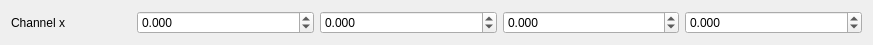
<?xml version="1.0" encoding="UTF-8"?>
<ui version="4.0">
 <class>ui_motor_mixer_channel</class>
 <widget class="QWidget" name="ui_motor_mixer_channel">
  <property name="geometry">
   <rect>
    <x>0</x>
    <y>0</y>
    <width>873</width>
    <height>45</height>
   </rect>
  </property>
  <property name="windowTitle">
   <string>Form</string>
  </property>
  <layout class="QHBoxLayout" name="horizontalLayout">
   <item>
    <widget class="QLabel" name="label">
     <property name="minimumSize">
      <size>
       <width>120</width>
       <height>0</height>
      </size>
     </property>
     <property name="maximumSize">
      <size>
       <width>120</width>
       <height>16777215</height>
      </size>
     </property>
     <property name="text">
      <string>Channel x</string>
     </property>
    </widget>
   </item>
   <item>
    <widget class="QDoubleSpinBox" name="rollSpinBox">
     <property name="decimals">
      <number>3</number>
     </property>
     <property name="minimum">
      <double>-1.000000000000000</double>
     </property>
     <property name="maximum">
      <double>1.000000000000000</double>
     </property>
     <property name="singleStep">
      <double>0.100000000000000</double>
     </property>
    </widget>
   </item>
   <item>
    <widget class="QDoubleSpinBox" name="pitchSpinBox">
     <property name="decimals">
      <number>3</number>
     </property>
     <property name="minimum">
      <double>-1.000000000000000</double>
     </property>
     <property name="maximum">
      <double>1.000000000000000</double>
     </property>
     <property name="singleStep">
      <double>0.100000000000000</double>
     </property>
    </widget>
   </item>
   <item>
    <widget class="QDoubleSpinBox" name="yawSpinBox">
     <property name="decimals">
      <number>3</number>
     </property>
     <property name="minimum">
      <double>-1.000000000000000</double>
     </property>
     <property name="maximum">
      <double>1.000000000000000</double>
     </property>
     <property name="singleStep">
      <double>0.100000000000000</double>
     </property>
    </widget>
   </item>
   <item>
    <widget class="QDoubleSpinBox" name="throttleSpinBox">
     <property name="decimals">
      <number>3</number>
     </property>
     <property name="minimum">
      <double>-1.000000000000000</double>
     </property>
     <property name="maximum">
      <double>1.000000000000000</double>
     </property>
     <property name="singleStep">
      <double>0.100000000000000</double>
     </property>
    </widget>
   </item>
  </layout>
 </widget>
 <resources/>
 <connections/>
</ui>
